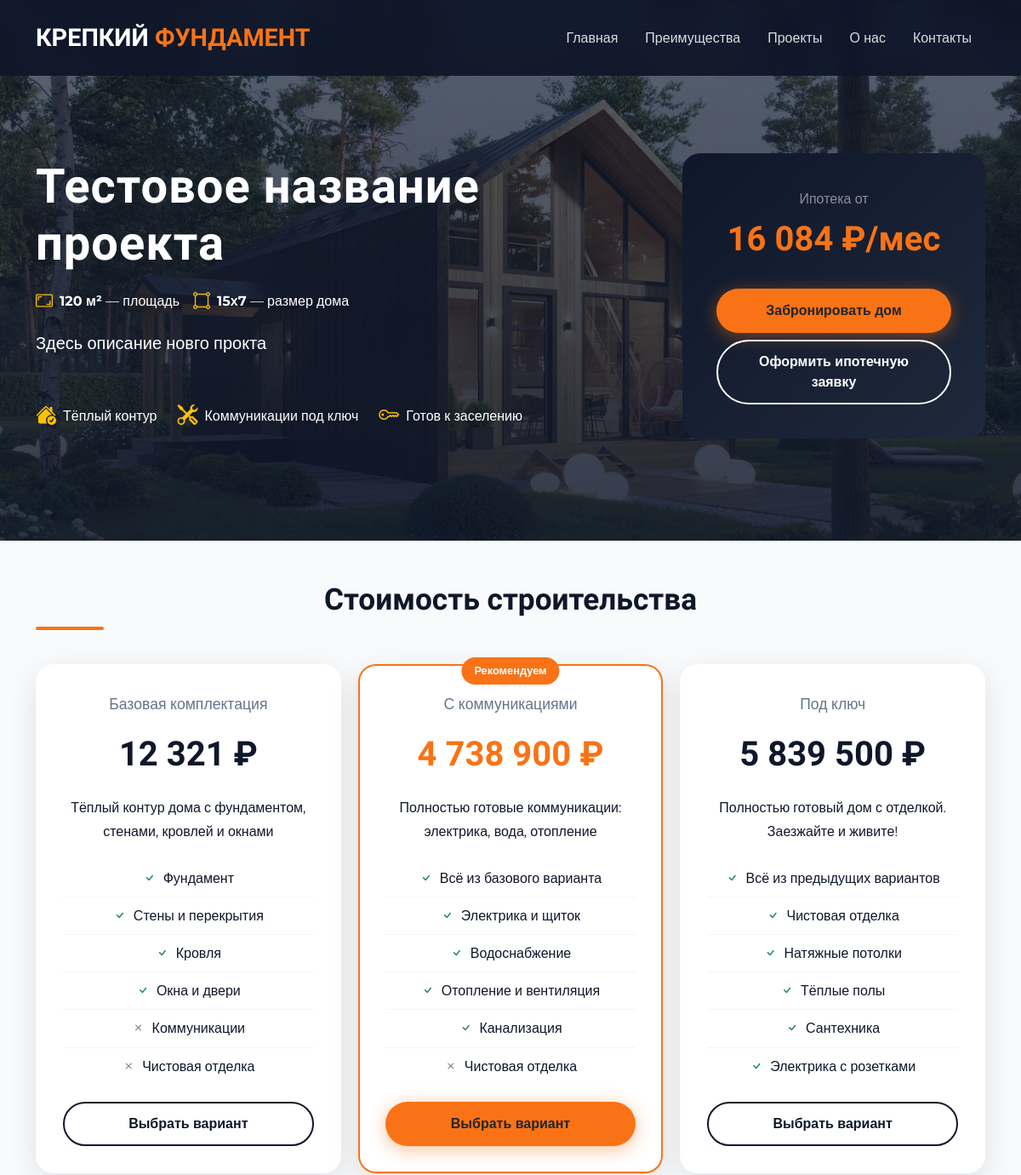
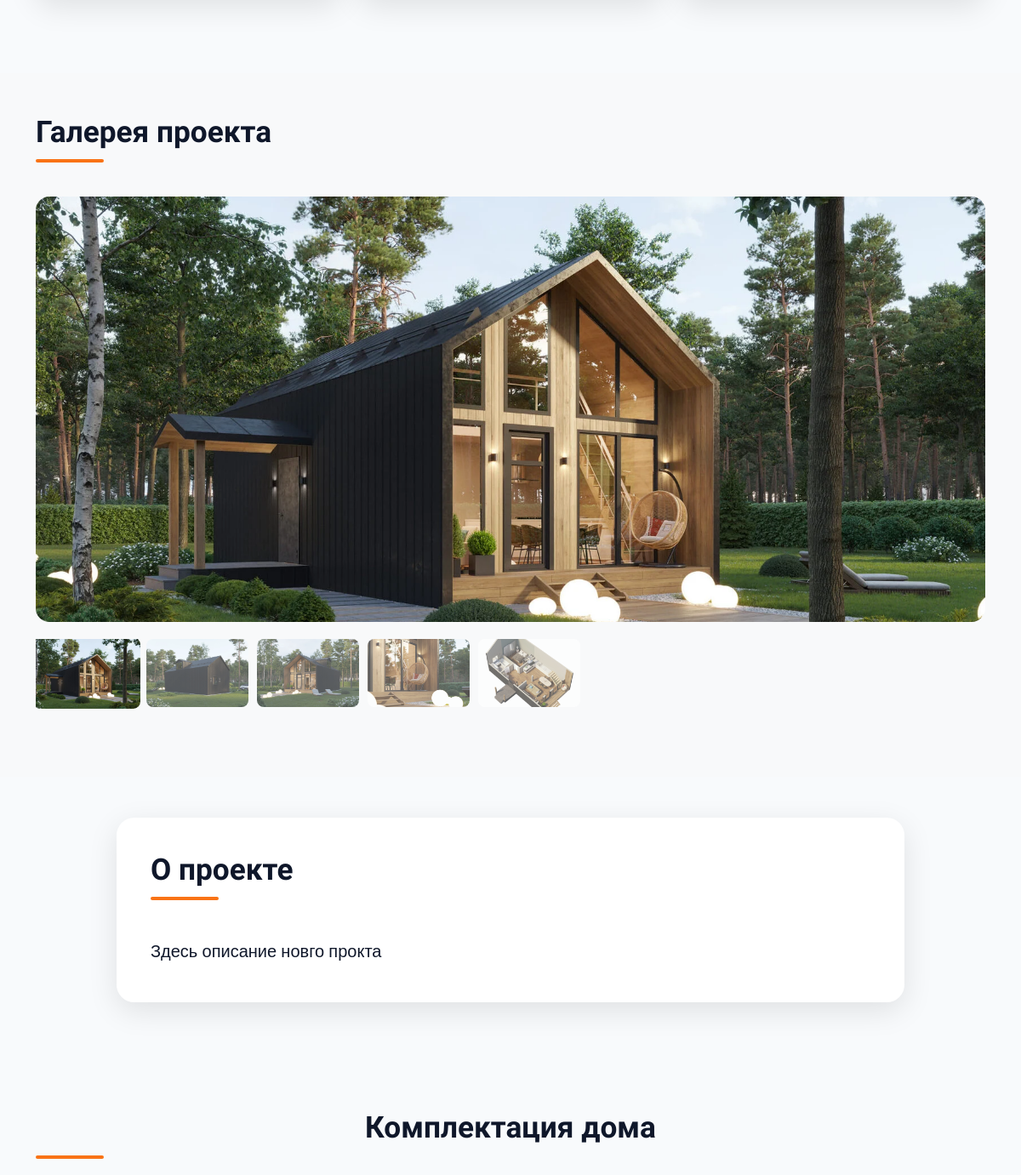
Page /details/1 (upper part) on the earlier database version (2 pictures, top to bottom).
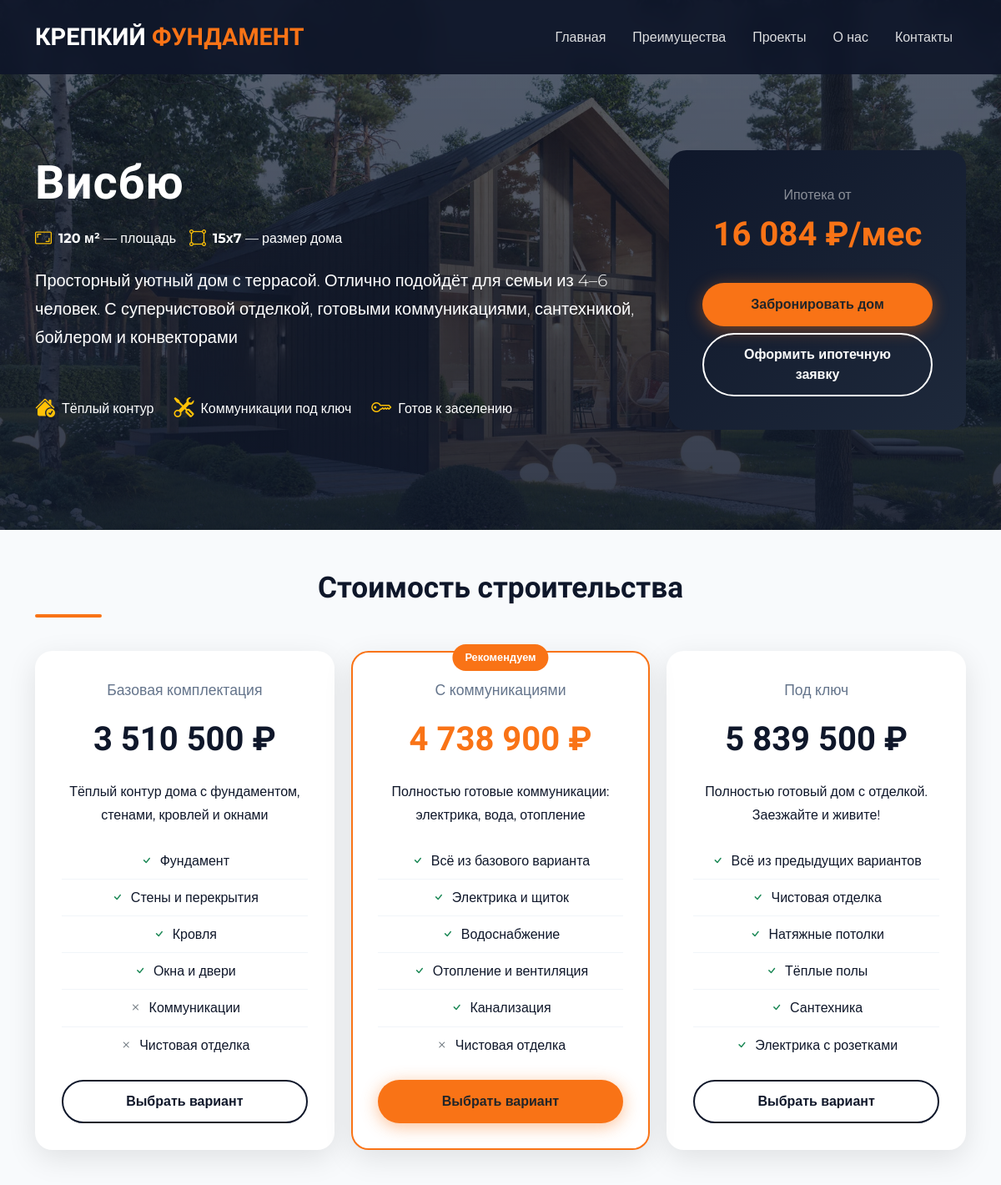
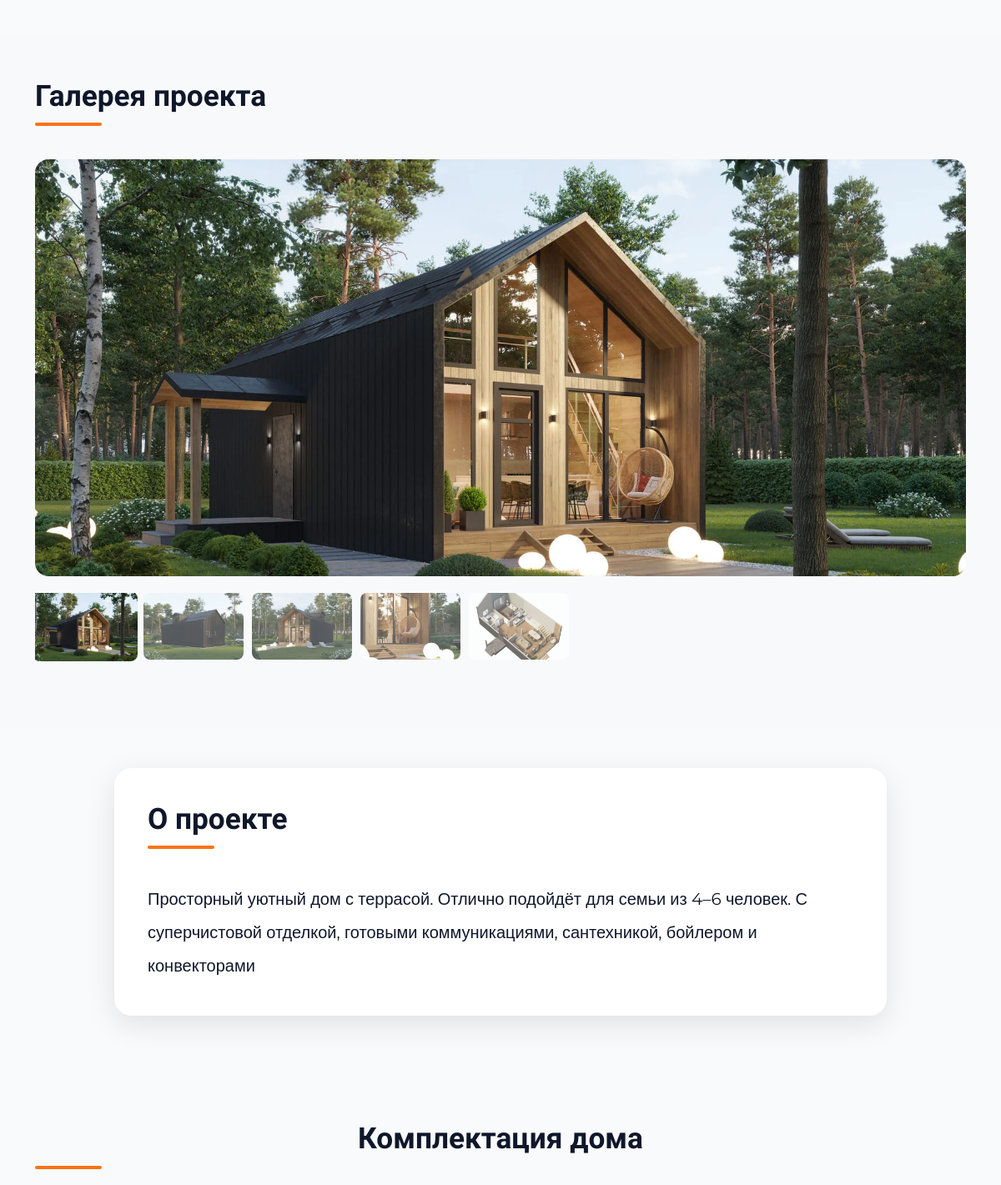
Same page on the later database version (2 pictures, top to bottom).
### app/models.py (models this page shows, shortened)
class Project(db.Model):
    __tablename__ = "projects"
    id = db.Column(db.Integer, primary_key=True)
    title = db.Column(db.String(100), unique=True, nullable=False)
    slug = db.Column(db.String(100), unique=True, nullable=False)
    description = db.Column(db.Text)
    square = db.Column(db.Integer, nullable=False)
    size = db.Column(db.String(15), nullable=False)
    price_base = db.Column(db.Integer, nullable=False)
    price_with_communications = db.Column(db.Integer)
    price_ready = db.Column(db.Integer)
    mortgage_price_per_month = db.Column(db.Integer)
    images_directory_path = db.Column(db.String(300), nullable=False)
    images = db.relationship(
        "ProjectImages",
        back_populates="project",
        cascade="all, delete-orphan",
        lazy="dynamic"
    )

class ProjectImages(db.Model):
    __tablename__ = "project_images"
    id = db.Column(db.Integer, primary_key=True)
    filename = db.Column(db.String(100), nullable=False)
    project_id = db.Column(
        db.Integer,
        db.ForeignKey(Project.id, ondelete="CASCADE"),
        nullable=False,
    )
    project = db.relationship("Project", back_populates="images")
    @property
    def url(self):
        return os.path.join('uploads', self.project.slug, self.filename)

### app/routes.py (the view)
@main_bp.route('/details/<int:id>')
def details(id):
    project = Project.query.get(id)
    return render_template('project_details.html', project=project)

### app/templates/project_details.html (shortened to what this page needs)
<!DOCTYPE html>
<html lang="ru">
<head>
    <link href="https://cdn.jsdelivr.net/npm/bootstrap@5.3.2/dist/css/bootstrap.min.css" rel="stylesheet" />
    <link href="https://cdn.jsdelivr.net/npm/bootstrap-icons@1.11.1/font/bootstrap-icons.css" rel="stylesheet" />
    <link href="https://unpkg.com/aos@2.3.1/dist/aos.css" rel="stylesheet" />
</head>
<body>
    <nav class="navbar navbar-expand-lg fixed-top">
        <div class="container">
            <a class="navbar-brand" href="{{ url_for('main.index') }}">КРЕПКИЙ <span>ФУНДАМЕНТ</span></a>
            <div class="collapse navbar-collapse" id="navbarNav">
                <ul class="navbar-nav ms-auto">
                    <li class="nav-item"><a class="nav-link" href="{{ url_for('main.index') }}#home">Главная</a></li>
                    <li class="nav-item"><a class="nav-link" href="{{ url_for('main.index') }}#features">Преимущества</a></li>
                    <li class="nav-item"><a class="nav-link" href="{{ url_for('main.index') }}#gallery">Проекты</a></li>
                    <li class="nav-item"><a class="nav-link" href="{{ url_for('main.index') }}#stats">О нас</a></li>
                    <li class="nav-item"><a class="nav-link" href="{{ url_for('main.index') }}#contact">Контакты</a></li>
                </ul>
            </div>
        </div>
    </nav>
<section class="project-hero">
    <div class="container">
        <div class="row align-items-center">
            <div class="col-lg-8" data-aos="fade-right">
                <h1 class="project-title">{{ project.title }}</h1>
                <div class="d-flex flex-wrap gap-3 mb-3 text-white-75">
                    <div class="d-flex align-items-center">
                        <i class="bi bi-aspect-ratio fs-5 me-2 text-warning"></i>
                        <span><strong>{{ project.square }} м²</strong> — площадь</span>
                    </div>
                    <div class="d-flex align-items-center">
                        <i class="bi bi-bounding-box-circles fs-5 me-2 text-warning"></i>
                        <span><strong>{{ project.size }}</strong> — размер дома</span>
                    </div>
                </div>
                {% if project.description %}
                <p class="lead opacity-90 mb-4">{{ project.description }}</p>
                {% endif %}
                <div class="row g-4 mt-2">
                    <div class="col-auto">
                        <div class="d-flex align-items-center advantage-item">
                            <i class="bi bi-house-check-fill text-warning fs-4 me-2"></i>
                            <span>Тёплый контур</span>
                        </div>
                    </div>
                    <div class="col-auto">
                        <div class="d-flex align-items-center advantage-item">
                            <i class="bi bi-tools text-warning fs-4 me-2"></i>
                            <span>Коммуникации под ключ</span>
                        </div>
                    </div>
                    <div class="col-auto">
                        <div class="d-flex align-items-center advantage-item">
                            <i class="bi bi-key text-warning fs-4 me-2"></i>
                            <span>Готов к заселению</span>
                        </div>
                    </div>
                </div>
            </div>
            <div class="col-lg-4 text-center text-lg-end" data-aos="fade-left">
                <div class="mortgage-section">
                    <div class="mb-4">
                        <div class="text-white-50">Ипотека от</div>
                        <div class="mortgage-amount">
                            {{ "{:,}".format(project.mortgage_price_per_month).replace(',', ' ') }} ₽/мес
                        </div>
                    </div>
                    <div class="d-grid gap-2">
                        <button class="btn btn-primary-custom">
                            Забронировать дом
                        </button>
                        <button class="btn btn-outline-custom border-white text-white">
                            Оформить ипотечную заявку
                        </button>
                    </div>
                </div>
            </div>
        </div>
    </div>
</section>
    <section class="py-5">
        <div class="container">
            <h2 class="section-title text-center" data-aos="fade-up">Стоимость строительства</h2>
            <div class="price-cards">
                <div class="price-card" data-aos="fade-up" data-aos-delay="100">
                    <div class="price-stage">Базовая комплектация</div>
                    <div class="price-amount">{{ "{:,}".format(project.price_base).replace(',', ' ') }} ₽</div>
                    <p>Тёплый контур дома с фундаментом, стенами, кровлей и окнами</p>
                    <ul class="price-features">
                        <li><i class="bi bi-check text-success me-2"></i>Фундамент</li>
                        <li><i class="bi bi-check text-success me-2"></i>Стены и перекрытия</li>
                        <li><i class="bi bi-check text-success me-2"></i>Кровля</li>
                        <li><i class="bi bi-check text-success me-2"></i>Окна и двери</li>
                        <li><i class="bi bi-x text-secondary me-2"></i>Коммуникации</li>
                        <li><i class="bi bi-x text-secondary me-2"></i>Чистовая отделка</li>
                    </ul>
                    <button class="btn btn-outline-custom w-100">Выбрать вариант</button>
                </div>
                <div class="price-card featured" data-aos="fade-up" data-aos-delay="200">
                    <div class="price-stage">С коммуникациями</div>
                    <div class="price-amount">{{ "{:,}".format(project.price_with_communications).replace(',', ' ') }} ₽</div>
                    <p>Полностью готовые коммуникации: электрика, вода, отопление</p>
                    <ul class="price-features">
                        <li><i class="bi bi-check text-success me-2"></i>Всё из базового варианта</li>
                        <li><i class="bi bi-check text-success me-2"></i>Электрика и щиток</li>
                        <li><i class="bi bi-check text-success me-2"></i>Водоснабжение</li>
                        <li><i class="bi bi-check text-success me-2"></i>Отопление и вентиляция</li>
                        <li><i class="bi bi-check text-success me-2"></i>Канализация</li>
                        <li><i class="bi bi-x text-secondary me-2"></i>Чистовая отделка</li>
                    </ul>
                    <button class="btn btn-primary-custom w-100">Выбрать вариант</button>
                </div>
                <div class="price-card" data-aos="fade-up" data-aos-delay="300">
                    <div class="price-stage">Под ключ</div>
                    <div class="price-amount">{{ "{:,}".format(project.price_ready).replace(',', ' ') }} ₽</div>
                    <p>Полностью готовый дом с отделкой. Заезжайте и живите!</p>
                    <ul class="price-features">
                        <li><i class="bi bi-check text-success me-2"></i>Всё из предыдущих вариантов</li>
                        <li><i class="bi bi-check text-success me-2"></i>Чистовая отделка</li>
                        <li><i class="bi bi-check text-success me-2"></i>Натяжные потолки</li>
                        <li><i class="bi bi-check text-success me-2"></i>Тёплые полы</li>
                        <li><i class="bi bi-check text-success me-2"></i>Сантехника</li>
                        <li><i class="bi bi-check text-success me-2"></i>Электрика с розетками</li>
                    </ul>
                    <button class="btn btn-outline-custom w-100">Выбрать вариант</button>
                </div>
            </div>
        </div>
    </section>
    <section class="py-5 bg-light">
        <div class="container">
            <h2 class="section-title" data-aos="fade-up">Галерея проекта</h2>
            <div class="row">
                <div class="col-12 mb-4">
                    <div class="gallery-main" data-aos="fade-up">
                        <img id="mainImage" src="{{ url_for('static', filename=project.images.first().url) }}" alt="{{ project.title }}">
                    </div>
                    <div class="gallery-thumbnails">
                        {% for image in project.images %}
                        <div class="gallery-thumb {% if loop.first %}active{% endif %}"
                             onclick="changeImage('{{ url_for('static', filename=image.url) }}', this)">
                            <img src="{{ url_for('static', filename=image.url) }}" alt="{{ project.title }} - фото {{ loop.index }}">
                        </div>
                        {% endfor %}
                    </div>
                </div>
            </div>
        </div>
    </section>
    {% if project.description %}
    <section class="py-5">
        <div class="container">
            <div class="row justify-content-center">
                <div class="col-lg-10" data-aos="fade-up">
                    <div class="description-card">
                        <h2 class="section-title">О проекте</h2>
                        <div class="fs-5 lh-lg">
                            {{ project.description|safe }}
                        </div>
                    </div>
                </div>
            </div>
        </div>
    </section>
    {% endif %}
    <section class="py-5">
        <div class="container">
            <h2 class="section-title text-center" data-aos="fade-up">Комплектация дома</h2>
        </div>
    </section>
</body>
</html>

Differences in the rows shown:
changed Project: title "Тестовое название проекта" → "Висбю"; description "Здесь описание новго прокта" → "Просторный уютный дом с террасой. Отлично подойдёт для семьи из 4–6 человек. С суперчистовой отделкой, готовыми коммуникациями, сантехникой, бойлером и конвекторами"; price_base "12 321" → "3 510 500"
